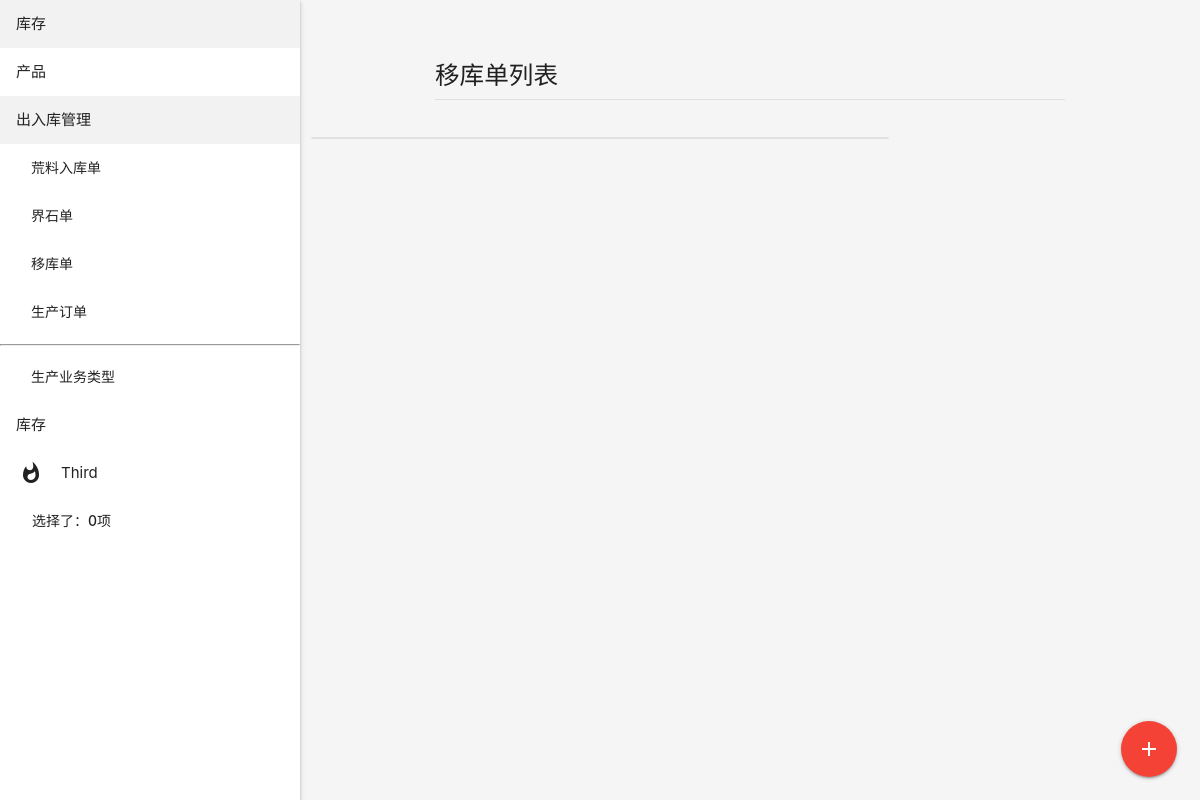
/mrp/move_order/, run on an earlier commit of the app's database.
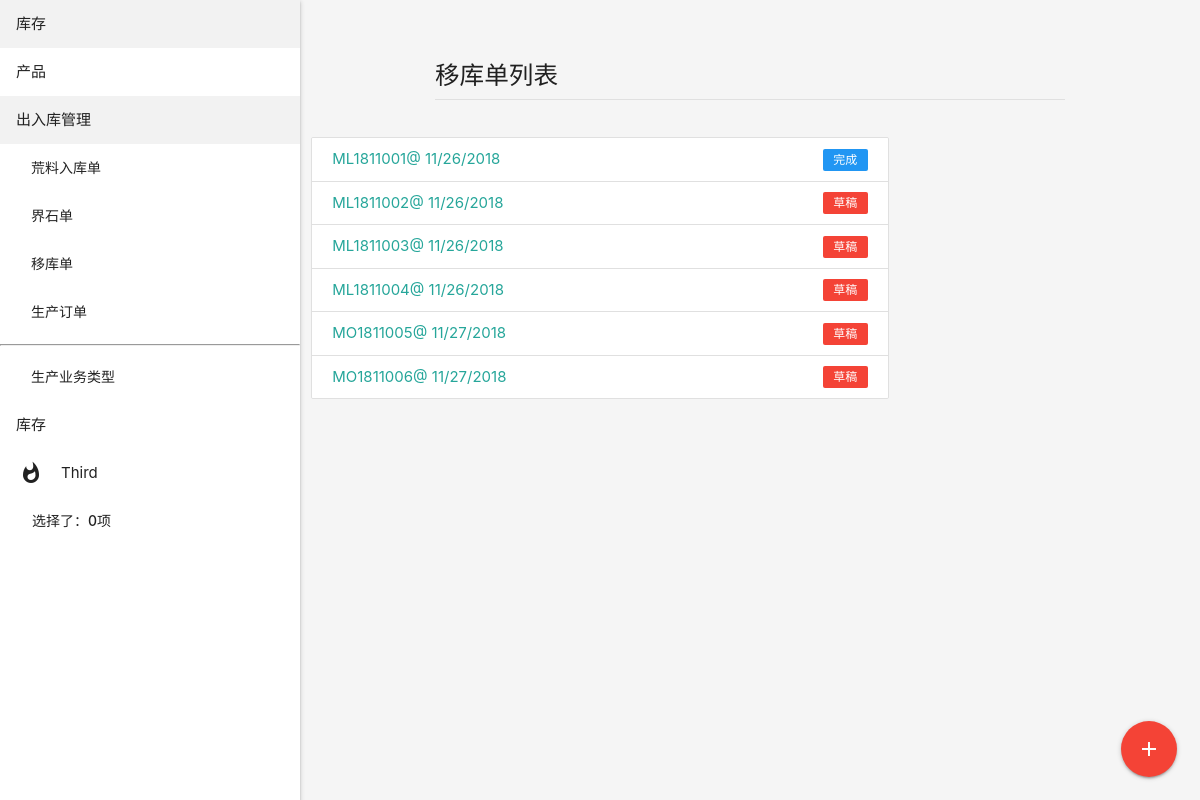
And on a later commit of the database.
### mrp/models/move_location.py (models this page shows, shortened)
class MoveLocationOrder(MrpOrderAbstract):
    partner = models.ForeignKey('partner.Partner', on_delete=models.SET_NULL, null=True, blank=True,
                                verbose_name='运输单位', help_text='账单[对方]对应本项。如果为空，则不会生产账单')
    order = OrderField(order_str='MO', blank=True, verbose_name='单号', default='New', max_length=20)
    warehouse = models.ForeignKey('stock.Warehouse', on_delete=models.CASCADE, verbose_name='移出仓库',
                                  related_name='move_out_warehouse')
    warehouse_dest = models.ForeignKey('stock.Warehouse', on_delete=models.CASCADE, verbose_name='接收仓库',
                                       related_name='move_in_warehouse')
    class Meta:
        verbose_name = '移库单'
    def get_absolute_url(self):
        return reverse('move_location_order_detail', args=[self.id])

### mrp/views.py (the view)
# urls.py: path('move_order/', views.MoveLocationOrderListView.as_view(), name='move_location_order_list'),
class MoveLocationOrderListView(ListView):
    model = MoveLocationOrder

### cart/cart.py (called while the page is built)
    def __len__(self):
        return len(self.cart)

### cart/context_processors.py (called while the page is built)
def cart(request):
    return {'cart': Cart(request)}

### mrp/models/base.py (called while the page is built)
    def __str__(self):
        return self.order

### mrp/templates/mrp/movelocationorder_list.html
{% extends "mrp/list.html" %}
{% block add_url %}
    {% url "move_location_order_create" %}
{% endblock %}
{% block headline %}
    移库单列表
{% endblock %}

### mrp/templates/mrp/list.html
{% extends 'list.html' %}
{% block content %}
    <div class="collection">
        {% for object in object_list %}
            <a href="{{ object.get_absolute_url }}" class="collection-item">
                <span class="new badge {% if object.state == 'draft' %}red{% elif object.state == 'cancel' %}default{% else %}blue{% endif %}"
                    data-badge-caption="{{ object.get_state_display }}"></span>{{ object }}<span>@
                {{ object.created|date:"SHORT_DATE_FORMAT" }}</span>
            </a>
        {% endfor %}
    </div>
    <div class="fixed-action-btn">
        <a href="{% block add_url %}{% endblock %}" class="btn-floating btn-large red">
            <i class="large material-icons">add</i>
        </a>
    </div>
{% endblock %}

### templates/list.html (shortened to what this page needs)
{% extends "base.html" %}
{% block header %}
    <div class="container">
    <div class="section s12 m12 l12">
        <h5>{% block headline %}{% endblock %}</h5>
        <div class="divider"></div>
    </div>
    </div>
{% endblock %}
{% block main %}
    <div class="row">
        <div class="col s12 m8 l8">
            {% block content %}
            {% endblock %}
        </div>
        <div class="col s12 m4 l4">
        </div>
    </div>
{% endblock %}

### templates/base.html (shortened to what this page needs)
{% load static %}
<!DOCTYPE html>
<html lang="zh-hans">
<head>
    <link rel="stylesheet" href="{% static 'css/materialize.css' %}">
    <link rel="stylesheet" href="https://cdnjs.cloudflare.com/ajax/libs/materialize/1.0.0-rc.2/css/materialize.min.css">
</head>
<body class="grey lighten-4">
{% include 'menu.html' %}
<header>
    {% block header %}
    {% endblock %}
</header>
<main>
    {% block main %}
    {% endblock %}
</main>
</body>
</html>

### templates/menu.html (shortened to what this page needs)
<ul id="slide-out" class="sidenav sidenav-fixed">
    <ul class="collapsible">
        <li>
            <div class="collapsible-header">库存</div>
        </li>
    </ul>
    <ul class="collapsible">
        <li>
            <div class="collapsible-header">产品</div>
        </li>
        <li class="active">
            <div class="collapsible-header">出入库管理</div>
            <div class="collapsible-body">
                <ul>
                    <li><a href="{% url 'block_check_in_list' %}">荒料入库单</a></li>
                    <li><a href="{% url 'kes_order_list' %}">界石单</a></li>
                    <li><a href="{% url 'move_location_order_list' %}">移库单</a></li>
                    <li><a href="{% url 'production_list' %}">生产订单</a></li>
                    <li>
                        <hr/>
                    </li>
                    <li><a href="{% url 'production_type_list' %}">生产业务类型</a></li>
                </ul>
            </div>
        </li>
        <li>
            <div class="collapsible-header">库存</div>
        </li>
        <li>
            <div class="collapsible-header"><i class="material-icons">whatshot</i>Third</div>
        </li>
    </ul>
    <li><a href="{% url 'cart_detail' %}">选择了：{{ cart|length }}项</a></li>
</ul>
<a href="#" data-target="slide-out" class="sidenav-trigger"><i class="material-icons">menu</i></a>

### templates/base.html (style rules this page uses)
header, main, footer { padding-left: 300px; }

What changed in the data, as far as the page shows it:
added MoveLocationOrder: order "ML1811001", created "11/26/2018"
added MoveLocationOrder: order "ML1811002", created "11/26/2018"
added MoveLocationOrder: order "ML1811003", created "11/26/2018"
added MoveLocationOrder: order "ML1811004", created "11/26/2018"
added MoveLocationOrder: order "MO1811005", created "11/27/2018"
added MoveLocationOrder: order "MO1811006", created "11/27/2018"
